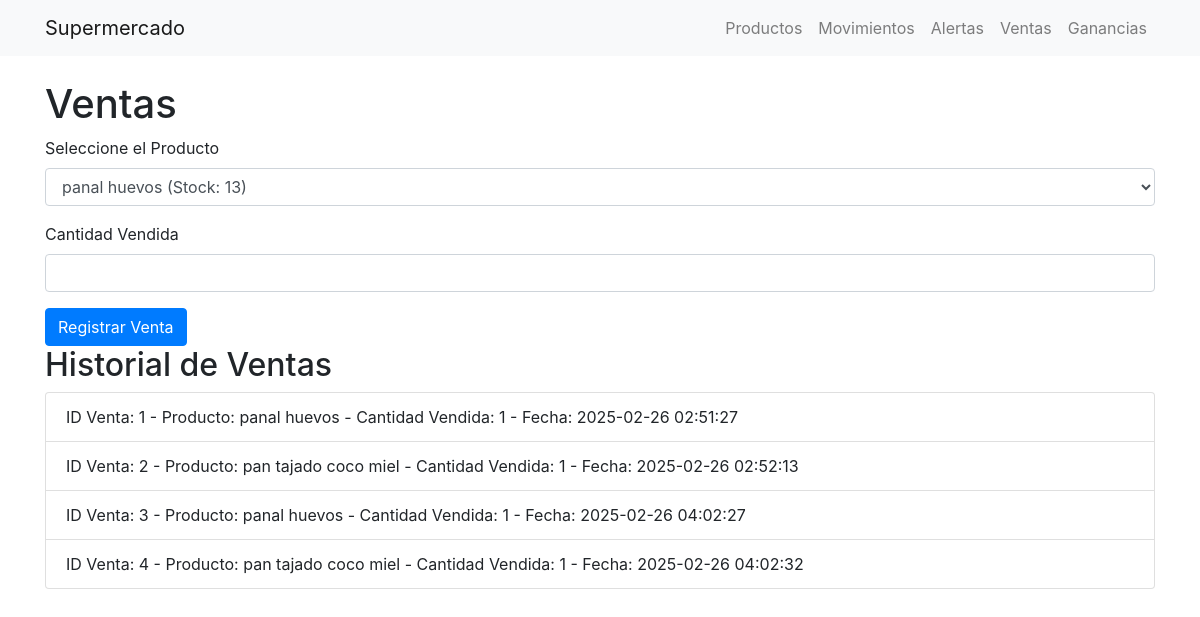
Page /ventas on the earlier database version.
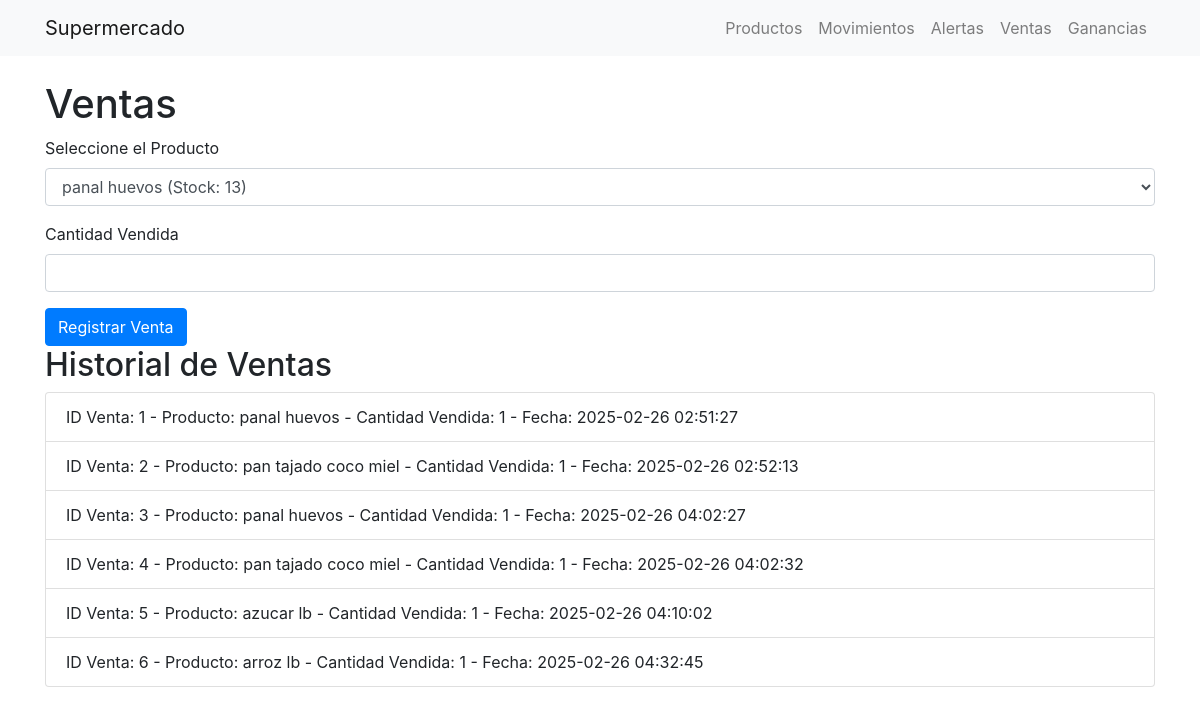
Same page on the later database version.
### app.py (models this page shows)
class Venta(db.Model):
    id = db.Column(db.Integer, primary_key=True)
    producto_id = db.Column(db.Integer, db.ForeignKey('producto.id'), nullable=False)
    producto = db.relationship('Producto', backref='ventas', lazy=True)  # Relación con Producto
    cantidad_vendida = db.Column(db.Integer, nullable=False)
    fecha_venta = db.Column(db.DateTime, nullable=False, default=db.func.current_timestamp())
    precio_venta_unitario = db.Column(db.Float, nullable=False)

class Producto(db.Model):
    id = db.Column(db.Integer, primary_key=True)
    nombre = db.Column(db.String(100), nullable=False)
    categoria = db.Column(db.String(100), nullable=False)
    precio_compra = db.Column(db.Float, nullable=False)
    precio_venta = db.Column(db.Float, nullable=False)
    stock_disponible = db.Column(db.Integer, nullable=False)
    proveedor = db.Column(db.String(100), nullable=False)
    umbral_alerta = db.Column(db.Integer, nullable=False, default=5)

### app.py (the view, shortened to what this page needs)
@app.route('/ventas', methods=['GET', 'POST'])
def ventas():
    productos = Producto.query.all()
    ventas = Venta.query.all()
    return render_template('ventas.html', productos=productos, ventas=ventas)

### templates/ventas.html
{% extends 'index.html' %}
{% block content %}
    <h1>Ventas</h1>
    <form method="post">
        <div class="form-group">
            <label for="producto_id">Seleccione el Producto</label>
            <select class="form-control" id="producto_id" name="producto_id">
                {% for producto in productos %}
                    <option value="{{ producto.id }}">{{ producto.nombre }} (Stock: {{ producto.stock_disponible }})</option>
                {% endfor %}
            </select>
        </div>
        <div class="form-group">
            <label for="cantidad_vendida">Cantidad Vendida</label>
            <input type="number" class="form-control" id="cantidad_vendida" name="cantidad_vendida" required>
        </div>
        <button type="submit" class="btn btn-primary">Registrar Venta</button>
    </form>
    <h2>Historial de Ventas</h2>
    <ul class="list-group">
        {% for venta in ventas %}
            <li class="list-group-item">
                ID Venta: {{ venta.id }} -
                Producto: {{ venta.producto.nombre }} -
                Cantidad Vendida: {{ venta.cantidad_vendida }} -
                Fecha: {{ venta.fecha_venta }}
            </li>
        {% endfor %}
    </ul>
{% endblock %}

### templates/index.html (shortened to what this page needs)
<!DOCTYPE html>
<html lang="es">
<head>
    <link rel="stylesheet" href="https://stackpath.bootstrapcdn.com/bootstrap/4.5.2/css/bootstrap.min.css">
</head>
<body>
    <nav class="navbar navbar-expand-lg navbar-light bg-light">
        <div class="container">
            <a class="navbar-brand" href="{{ url_for('index') }}">Supermercado</a>
            <div class="collapse navbar-collapse" id="navbarNav">
                <ul class="navbar-nav ml-auto">
                    <li class="nav-item">
                        <a class="nav-link" href="{{ url_for('productos') }}">Productos</a>
                    </li>
                    <li class="nav-item">
                        <a class="nav-link" href="{{ url_for('movimientos') }}">Movimientos</a>
                    </li>
                    <li class="nav-item">
                        <a class="nav-link" href="{{ url_for('alertas') }}">Alertas</a>
                    </li>
                    <li class="nav-item">
                        <a class="nav-link" href="{{ url_for('ventas') }}">Ventas</a>
                    </li>
                    <li class="nav-item">
                        <a class="nav-link" href="{{ url_for('ganancias') }}">Ganancias</a>
                    </li>
                </ul>
            </div>
        </div>
    </nav>
    <div class="container mt-4">
        {% block content %}
        {% endblock %}
    </div>
</body>
</html>

Differences in the rows shown:
added Venta: id "5", producto.nombre "azucar lb", cantidad_vendida "1", fecha_venta "2025-02-26 04:10:02"
added Venta: id "6", producto.nombre "arroz lb", cantidad_vendida "1", fecha_venta "2025-02-26 04:32:45"
